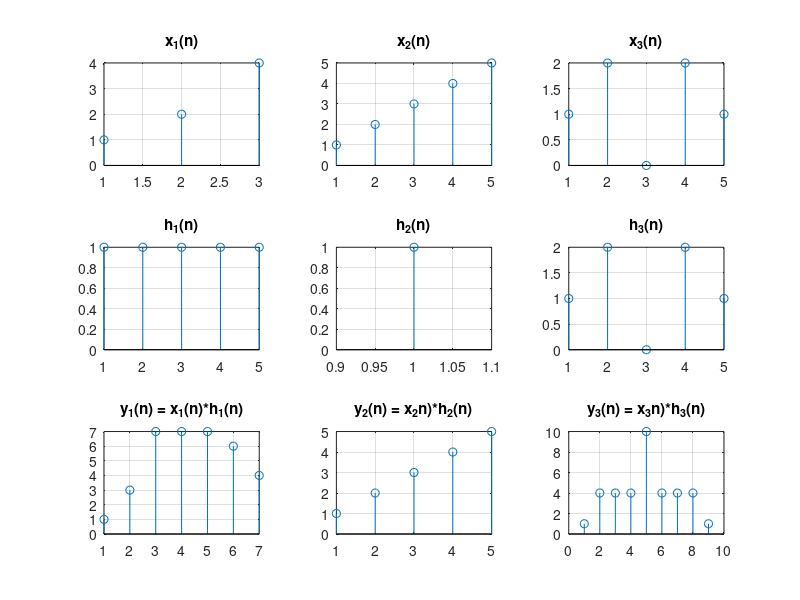

Source code (MATLAB):
clear all;
close all;
clc;

x1 = [1, 2, 4];
h1 = [1, 1, 1, 1, 1];
y1 = conv(x1,h1);

x2 = 1:5;
h2 = 1;
y2 = conv(x2, h2);

x3 = [1, 2, 0, 2, 1];
h3 = x3;
y3 = conv(x3, h3);

% Plot the graphs for (1)
subplot(3, 3, 1)
stem(x1);
title('x_1(n)');
grid

subplot(3, 3, 4);
stem(h1);
title('h_1(n)');
grid

subplot(3, 3, 7);
stem(y1);
title('y_1(n) = x_1(n)*h_1(n)');
grid

% Plot the graphs for (2)
subplot(3, 3, 2)
stem(x2);
title('x_2(n)');
grid

subplot(3, 3, 5);
stem(h2);
title('h_2(n)');
grid

subplot(3, 3, 8);
stem(y2);
title('y_2(n) = x_2n)*h_2(n)');
grid

% Plot the graphs for (3)
subplot(3, 3, 3)
stem(x3);
title('x_3(n)');
grid

subplot(3, 3, 6);
stem(h3);
title('h_3(n)');
grid

subplot(3, 3, 9);
stem(y3);
title('y_3(n) = x_3n)*h_3(n)');
grid
